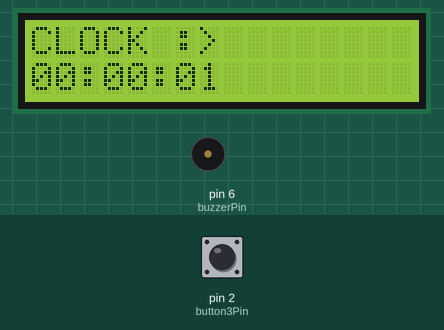
This sketch was run on a simulated Arduino Uno, built with avr-gcc and run on an emulated ATmega328P. Shown: 16×2 character LCD, buzzer (waves = sounding, pin HIGH). Inputs (shaded band) come from the test bench; at power-on: pin 2 (button3Pin) HIGH.

Above: at 0.2 s.
At 5.2 s:
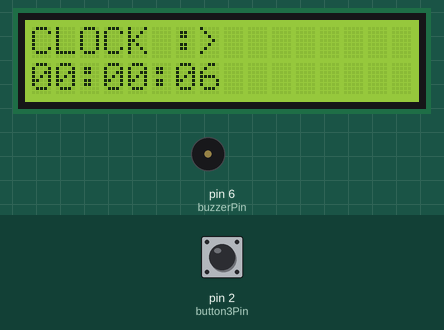
At 9.2 s:
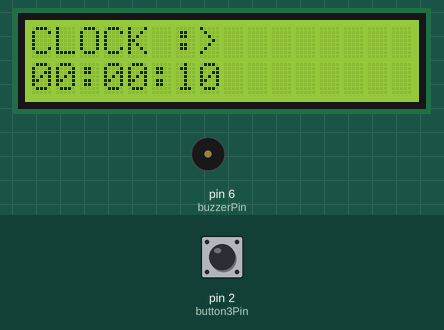
At 19.2 s:
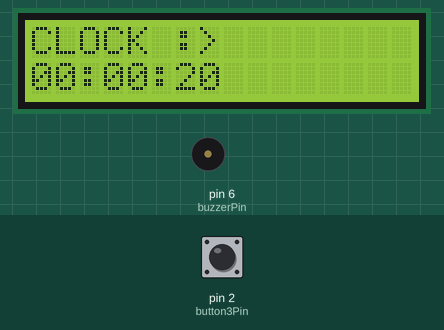
At 28.2 s:
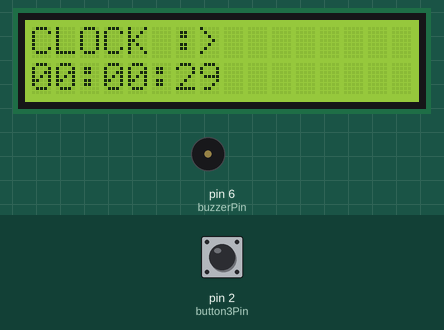
At 38.2 s:
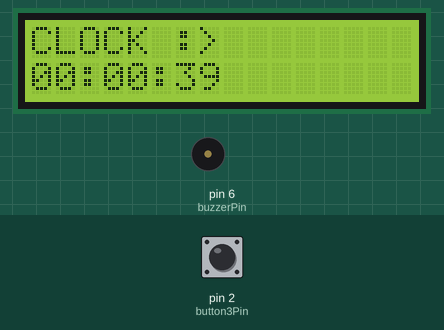

The sketch:

digitalClock_Main.ino
```cpp
#include <Wire.h>

#include<LiquidCrystal_I2C.h>


// LCD pin definitions
LiquidCrystal_I2C lcd(0x3F, 16, 2);  // Address 0x3F, 16 columns, 2 rows

// Pin definitions
const int buzzerPin = 6;
const int button1Pin = 4;
const int button2Pin = 3;
const int button3Pin = 2;

// Button debounce time (ms)
const unsigned long debounceDelay = 50;

// Global variables
byte hours = 00, minutes = 0, seconds = 0;
byte timerHours = 0, timerMinutes = 0, timerSeconds = 0;
byte alarmHours = 6, alarmMinutes = 0;
bool alarmEnabled = false;
bool alarmTriggered = false;

enum State
{
  CLOCK,
  SET_TIME,
  TIMER,
  ALARM
};

enum Set
{
  HOURS_SET,
  MINUTES_SET
};

State currentState = CLOCK;
Set setState = HOURS_SET;

volatile int timercount = 0;
volatile int timercount_enable = 0;

void setup() {
  lcd.init();            // initialize the LCD
  lcd.begin(16, 2);     // Initialize the LCD with 16 columns and 2 rows
  lcd.backlight();       // Turn on the backlight

  pinMode(buzzerPin, OUTPUT);
  pinMode(button1Pin, INPUT_PULLUP);
  pinMode(button2Pin, INPUT_PULLUP);
  pinMode(button3Pin, INPUT_PULLUP);
  attachInterrupt(digitalPinToInterrupt(button3Pin), changeState, FALLING);

  TCCR1A = 0;             // Set TCCR1A register ke 0
  TCCR1B = 0b00000100; // Prescaler = 256
  TCNT1 = 0x0BDC;              // Set counter timer ke 0
  TIMSK1 = (1 << TOIE1);  // Enable overflow interrupt
}

ISR(TIMER1_OVF_vect) {
  seconds++;
  if (seconds == 60) {
    seconds = 0;
    minutes++;
    if (minutes == 60) {
      minutes = 0;
      hours++;
      if (hours == 24) {
        hours = 0;
      }
    }
  }
  TCNT1 = 0xBDC;
}
void loop() {
  displayTimeOnLCD(hours, minutes, seconds);
}

void changeState() {
  switch (currentState) {
    case CLOCK:
      currentState = SET_TIME;
      break;
    case SET_TIME:
      currentState = TIMER;
    break;
    case TIMER:
      currentState = ALARM;
    break;
    case ALARM:
      currentState = CLOCK;
    break;
  }
}

void displayTimeOnLCD(byte displayHours, byte displayMinutes, byte displaySeconds) {
  lcd.setCursor(0, 0);
  lcd.print("CLOCK :>");
  lcd.setCursor(0, 1);
  if (displayHours < 10) {
    lcd.print("0");
  }
  lcd.print(displayHours);
  lcd.print(":");
  if (displayMinutes < 10) {
    lcd.print("0");
  }
  lcd.print(displayMinutes);
  lcd.print(":");
  if (displaySeconds < 10){
    lcd.print("0");
  }
  lcd.print(displaySeconds);
}

void setTime(){
  lcd.setCursor(0,0);
  lcd.print("SET CLOCK!");
  if (digitalRead(button2Pin) == LOW){
    delay(debounceDelay);
    if (digitalRead(button2Pin) == LOW){
      switch(setState){
        case HOURS_SET:
          setState = MINUTES_SET;
          break;
        case MINUTES_SET:
          setState = HOURS_SET;
          break;
      }
    }
  }
  if(digitalRead(button1Pin) == LOW){
    delay(debounceDelay);
    if(digitalRead(button1Pin) == LOW){
      if(setState == HOURS_SET){
        if (hours < 23){
          hours++;
        }
        else{
          hours = 0;
        }
      }
      else if(setState == MINUTES_SET){
        if(minutes < 59){
          minutes++;
        }
        else{
          minutes = 0;
        }
      }
    }
  }
  displayTimeOnLCD(hours, minutes, seconds);
}

void runTimer(){
  lcd.setCursor(0,0);
  lcd.print("STOPWATCH ^O^");
  if (digitalRead(button2Pin) == LOW){
    delay(debounceDelay);
    if (digitalRead(button2Pin) == LOW){
      timercount = 0;
    }
  }
  if(digitalRead(button1Pin) == LOW){
    delay(debounceDelay);
    if(digitalRead(button1Pin) == LOW){
      if(timercount_enable == 0){
          timercount_enable = 1;
      }
      else{
          timercount_enable = 0;
      }
    }
  }
  displayTimeOnLCD(timercount/3600, (timercount%3600)/60, (timercount%3600)%60);
}

void setAlarm(){
  lcd.setCursor(0,0);
  lcd.print("ALARM -_-");
  if (digitalRead(button2Pin) == LOW){
    delay(debounceDelay);
    if (digitalRead(button2Pin) == LOW){
      timercount = 0;
    }
  }
  if(digitalRead(button1Pin) == LOW){
    delay(debounceDelay);
    if(digitalRead(button1Pin) == LOW){
      if(timercount_enable == 0){
          timercount_enable = 1;
      }
      else{
          timercount_enable = 0;
      }
    }
}
}
```

Measured:
- what the display in image 1 shows lasts 1.1 s, from 5.1 s to 6.2 s
